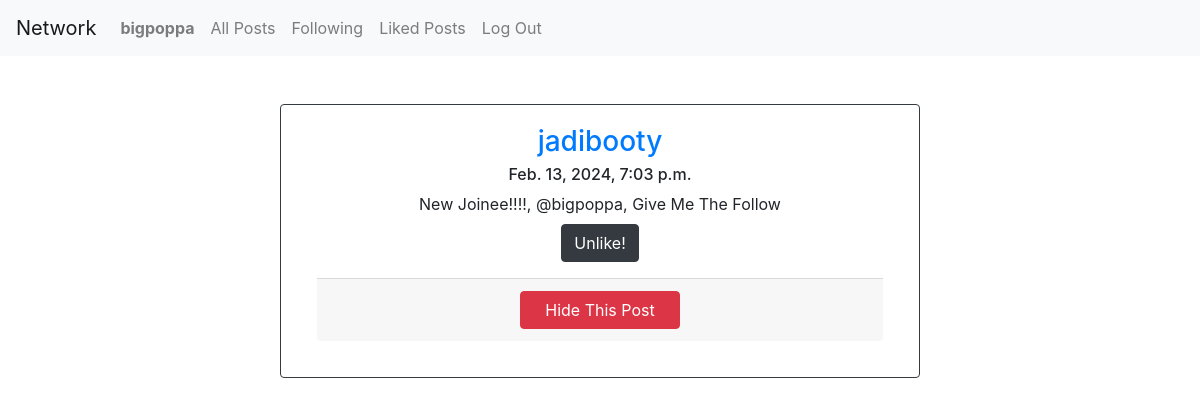
The app's page /following (signed in) with its own data.
### network/models.py (models this page shows, shortened)
class User(AbstractUser):
    pass

class Post(models.Model):
    creator = models.ForeignKey(User, on_delete=models.CASCADE, related_name='posts')
    content = models.CharField(max_length = 180)
    created = models.DateTimeField(auto_now=True)
    updated = models.DateTimeField(auto_now=True)
    class Meta:
        ordering = ["-created"]

### network/views.py (the view)
# urls.py: path("following", views.FollowPosts.as_view(), name="following-page"),
class FollowPosts(LoginRequiredMixin, View):
    def get(self, request):
        follow_list = request.user.following.all().values_list('following_user', flat=True)
        all_posts = Post.objects.none() #creating empty query set
        for fl in follow_list: #we use union so that we can get a query set combining results of each query set instead of double looping over a queryset of querysets
            all_posts = all_posts.union(Post.objects.filter(creator=fl).order_by()) #remove ordering to avoid sql lite error: Order by not allowed in subqueries of compound statements
        paginator = Paginator(all_posts.order_by('-created'), 10) #add ordering again
        pg_num = request.GET.get('page', 1)
        pg_obj = paginator.get_page(pg_num)
        whoYouLiked = get_likes(request)
        return render(request, "network/following-page.html", {'pg_posts': pg_obj, 'whoYouLiked': whoYouLiked})

### network/views.py (called while the page is built)
def get_likes(request):
    if request.user.is_authenticated:
        user = get_object_or_404(User, id=request.user.id)
        return list(user.liked.all().values_list('post', flat=True))
    else:
        return []

### network/templates/network/following-page.html (shortened to what this page needs)
{% extends "network/layout.html" %}
{% block body %}
    {% for post in pg_posts %}
        <div id="post-{{post.id}}" class="card text-center border-dark mx-auto m-5" style="max-width: 40rem">
            <div class="card-body">
            <a href="{% url 'profile-page' post.creator.id %}"><h3 class="card-title">{{post.creator}}</h3></a>
            <h6 class="card-subtitle">{{post.created}}</h6>
            <div id="hide-{{post.id}}" class="to-hide m-2"><p class="card-text">{{post.content}}</p></div>
            {% if request.user != post.creator %}
                <div>
                    <button id="lepostah-{{post.id}}" data-lpostah="{{post.id}}" class="btn btn-dark liker">{% if post.id in whoYouLiked %}Unlike!{%else%}Like!{%endif%}</button>
                </div>
            {% endif %}
            <div class="card-footer m-3"><button data-destroy-id="{{post.id}}" class="btn btn-danger hider" style="width: 10rem">Hide This Post</button></div>
            </div>
        </div>
    {% empty %}
        <h2 class="m-5" style="color:red">THERE ARE NO POSTS RN</h2>
    {% endfor %}
{% endblock %}

### network/templates/network/layout.html (shortened to what this page needs)
{% load static %}
<!DOCTYPE html>
<html lang="en">
    <head>
        <link rel="stylesheet" href="https://stackpath.bootstrapcdn.com/bootstrap/4.4.1/css/bootstrap.min.css">
        <link href="{% static 'network/styles.css' %}" rel="stylesheet">
    </head>
    <body>
        <nav class="navbar navbar-expand-lg navbar-light bg-light">
            <a class="navbar-brand" href="#">Network</a>
            <div>
              <ul class="navbar-nav mr-auto">
                {% if user.is_authenticated %}
                    <li class="nav-item">
                        <a class="nav-link" href="{% url 'profile-page' user.id %}"><strong>{{ user.username }}</strong></a>
                    </li>
                {% endif %}
                <li class="nav-item">
                  <a class="nav-link" href="{% url 'index' %}">All Posts</a>
                </li>
                {% if user.is_authenticated %}
                    <li class="nav-item">
                        <a class="nav-link" href="{% url 'following-page' %}">Following</a>
                    </li>
                    <li class="nav-item">
                        <a class="nav-link" href="{% url 'liked-posts' %}">Liked Posts</a>
                    </li>
                    <li class="nav-item">
                        <a class="nav-link" href="{% url 'logout' %}">Log Out</a>
                    </li>
                {% endif %}
              </ul>
            </div>
          </nav>
        {% block body %}
        {% endblock %}
    </body>
</html>

### records on screen
User: username "bigpoppa"
Post: creator "jadibooty", created "Feb. 13, 2024, 7:03 p.m.", content "New Joinee!!!!, @bigpoppa, Give Me The Follow", shows "Unlike!"
